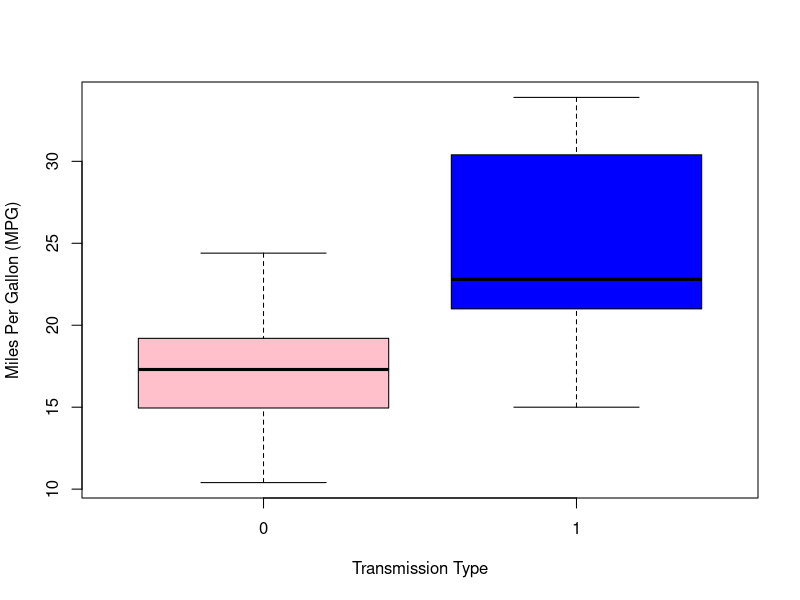

Here is the R script that generated this plot: (Note: this script raises an error after producing the figure.)
## ---- chunk 1
library (datasets)
data(mtcars) # Loading data
head(mtcars) # Dataset's head
dim(mtcars) # Row's numbers and variable's quantity 
## ---- chunk 2
result <- t.test(mtcars$mpg ~ mtcars$am) 
result$p.value
## ---- chunk 3
result$estimate
## ---- chunk 4
mtcars$vs <- as.factor(mtcars$vs)
mtcars$am <- as.factor(mtcars$am)

boxplot(mpg ~ am, 
        data = mtcars, 
        ylab = "Miles Per Gallon (MPG)", 
        xlab = "Transmission Type",
        col = (c("pink","blue")))
## ---- chunk 5
fit_SLR <- lm(mpg ~ factor(am), data=mtcars)
summary(fit_SLR)
## ---- chunk 6
data(mtcars)
fit_MLR <- lm(mpg ~ . ,data=mtcars)
summary(fit_MLR)
## ---- chunk 7
cor(mtcars)[1,]
## ---- chunk 8
fit_MLR_adjusted <- lm(mpg ~ wt+hp+disp+cyl+am, data = mtcars)
summary(fit_MLR_adjusted)
## ---- chunk 9
par(mfrow = c(2, 2))
plot(fit_MLR_adjusted)
